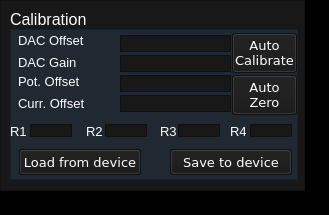
<?xml version="1.0" encoding="UTF-8"?>
<ui version="4.0">
 <class>mainWindow</class>
 <widget class="QMainWindow" name="mainWindow">
  <property name="geometry">
   <rect>
    <x>0</x>
    <y>0</y>
    <width>329</width>
    <height>215</height>
   </rect>
  </property>
  <property name="minimumSize">
   <size>
    <width>329</width>
    <height>215</height>
   </size>
  </property>
  <property name="maximumSize">
   <size>
    <width>329</width>
    <height>215</height>
   </size>
  </property>
  <property name="windowTitle">
   <string>Manual Control</string>
  </property>
  <property name="styleSheet">
   <string notr="true">background-color: black;</string>
  </property>
  <widget class="QWidget" name="centralwidget">
   <widget class="QFrame" name="frame">
    <property name="geometry">
     <rect>
      <x>0</x>
      <y>0</y>
      <width>305</width>
      <height>191</height>
     </rect>
    </property>
    <property name="styleSheet">
     <string notr="true">background-color: #181818;</string>
    </property>
    <property name="frameShape">
     <enum>QFrame::StyledPanel</enum>
    </property>
    <property name="frameShadow">
     <enum>QFrame::Raised</enum>
    </property>
    <widget class="QLabel" name="label_10">
     <property name="enabled">
      <bool>true</bool>
     </property>
     <property name="geometry">
      <rect>
       <x>10</x>
       <y>10</y>
       <width>109</width>
       <height>19</height>
      </rect>
     </property>
     <property name="font">
      <font>
       <pointsize>12</pointsize>
       <weight>50</weight>
       <italic>false</italic>
       <bold>false</bold>
      </font>
     </property>
     <property name="styleSheet">
      <string notr="true">color: rgb(254, 253, 255);
font: 12pt;</string>
     </property>
     <property name="text">
      <string>Calibration</string>
     </property>
     <property name="textFormat">
      <enum>Qt::PlainText</enum>
     </property>
    </widget>
    <widget class="QFrame" name="frame_8">
     <property name="geometry">
      <rect>
       <x>10</x>
       <y>29</y>
       <width>288</width>
       <height>151</height>
      </rect>
     </property>
     <property name="styleSheet">
      <string notr="true">background-color: #202932;</string>
     </property>
     <property name="frameShape">
      <enum>QFrame::StyledPanel</enum>
     </property>
     <property name="frameShadow">
      <enum>QFrame::Raised</enum>
     </property>
     <widget class="QLabel" name="dac_offset_label">
      <property name="geometry">
       <rect>
        <x>8</x>
        <y>4</y>
        <width>74</width>
        <height>14</height>
       </rect>
      </property>
      <property name="font">
       <font>
        <pointsize>10</pointsize>
        <weight>50</weight>
        <italic>false</italic>
        <bold>false</bold>
       </font>
      </property>
      <property name="styleSheet">
       <string notr="true">color: rgb(254, 253, 255);
font: 10pt;</string>
      </property>
      <property name="text">
       <string>DAC Offset</string>
      </property>
      <property name="textFormat">
       <enum>Qt::PlainText</enum>
      </property>
     </widget>
     <widget class="QLabel" name="dac_gain_label">
      <property name="geometry">
       <rect>
        <x>8</x>
        <y>26</y>
        <width>65</width>
        <height>14</height>
       </rect>
      </property>
      <property name="font">
       <font>
        <pointsize>10</pointsize>
        <weight>50</weight>
        <italic>false</italic>
        <bold>false</bold>
       </font>
      </property>
      <property name="styleSheet">
       <string notr="true">color: rgb(254, 253, 255);
font: 10pt;</string>
      </property>
      <property name="text">
       <string>DAC Gain</string>
      </property>
      <property name="textFormat">
       <enum>Qt::PlainText</enum>
      </property>
     </widget>
     <widget class="QLabel" name="pot_offset_label">
      <property name="geometry">
       <rect>
        <x>8</x>
        <y>45</y>
        <width>82</width>
        <height>14</height>
       </rect>
      </property>
      <property name="font">
       <font>
        <pointsize>10</pointsize>
        <weight>50</weight>
        <italic>false</italic>
        <bold>false</bold>
       </font>
      </property>
      <property name="styleSheet">
       <string notr="true">color: rgb(254, 253, 255);
font: 10pt;</string>
      </property>
      <property name="text">
       <string>Pot. Offset</string>
      </property>
      <property name="textFormat">
       <enum>Qt::PlainText</enum>
      </property>
     </widget>
     <widget class="QLabel" name="curr_offset_label">
      <property name="geometry">
       <rect>
        <x>8</x>
        <y>67</y>
        <width>90</width>
        <height>14</height>
       </rect>
      </property>
      <property name="font">
       <font>
        <pointsize>10</pointsize>
        <weight>50</weight>
        <italic>false</italic>
        <bold>false</bold>
       </font>
      </property>
      <property name="styleSheet">
       <string notr="true">color: rgb(254, 253, 255);
font: 10pt;</string>
      </property>
      <property name="text">
       <string>Curr. Offset</string>
      </property>
      <property name="textFormat">
       <enum>Qt::PlainText</enum>
      </property>
     </widget>
     <widget class="QFrame" name="frame_9">
      <property name="geometry">
       <rect>
        <x>110</x>
        <y>6</y>
        <width>111</width>
        <height>17</height>
       </rect>
      </property>
      <property name="styleSheet">
       <string notr="true">background-color: #181818;
border-color: &quot;Solid&quot;;</string>
      </property>
      <property name="frameShape">
       <enum>QFrame::StyledPanel</enum>
      </property>
      <property name="frameShadow">
       <enum>QFrame::Raised</enum>
      </property>
      <widget class="QLineEdit" name="dac_offset_input">
       <property name="geometry">
        <rect>
         <x>0</x>
         <y>0</y>
         <width>111</width>
         <height>17</height>
        </rect>
       </property>
       <property name="styleSheet">
        <string notr="true">color: rgb(255, 255, 255);</string>
       </property>
      </widget>
     </widget>
     <widget class="QFrame" name="frame_10">
      <property name="geometry">
       <rect>
        <x>110</x>
        <y>46</y>
        <width>111</width>
        <height>17</height>
       </rect>
      </property>
      <property name="styleSheet">
       <string notr="true">background-color: #181818;
border-color: &quot;Solid&quot;;</string>
      </property>
      <property name="frameShape">
       <enum>QFrame::StyledPanel</enum>
      </property>
      <property name="frameShadow">
       <enum>QFrame::Raised</enum>
      </property>
      <widget class="QLineEdit" name="pot_offset_input">
       <property name="geometry">
        <rect>
         <x>0</x>
         <y>0</y>
         <width>111</width>
         <height>17</height>
        </rect>
       </property>
       <property name="styleSheet">
        <string notr="true">color: rgb(255, 255, 255);</string>
       </property>
      </widget>
     </widget>
     <widget class="QFrame" name="frame_11">
      <property name="geometry">
       <rect>
        <x>110</x>
        <y>26</y>
        <width>111</width>
        <height>17</height>
       </rect>
      </property>
      <property name="styleSheet">
       <string notr="true">background-color: #181818;
border-color: &quot;Solid&quot;;</string>
      </property>
      <property name="frameShape">
       <enum>QFrame::StyledPanel</enum>
      </property>
      <property name="frameShadow">
       <enum>QFrame::Raised</enum>
      </property>
      <widget class="QLineEdit" name="dac_gain_input">
       <property name="geometry">
        <rect>
         <x>0</x>
         <y>0</y>
         <width>111</width>
         <height>17</height>
        </rect>
       </property>
       <property name="styleSheet">
        <string notr="true">color: rgb(255, 255, 255);</string>
       </property>
      </widget>
     </widget>
     <widget class="QFrame" name="frame_12">
      <property name="geometry">
       <rect>
        <x>110</x>
        <y>66</y>
        <width>111</width>
        <height>17</height>
       </rect>
      </property>
      <property name="styleSheet">
       <string notr="true">background-color: #181818;
border-color: &quot;Solid&quot;;</string>
      </property>
      <property name="frameShape">
       <enum>QFrame::StyledPanel</enum>
      </property>
      <property name="frameShadow">
       <enum>QFrame::Raised</enum>
      </property>
      <widget class="QLineEdit" name="curr_offset_input">
       <property name="geometry">
        <rect>
         <x>0</x>
         <y>0</y>
         <width>111</width>
         <height>17</height>
        </rect>
       </property>
       <property name="styleSheet">
        <string notr="true">color: rgb(255, 255, 255);</string>
       </property>
      </widget>
     </widget>
     <widget class="QLabel" name="label_15">
      <property name="geometry">
       <rect>
        <x>0</x>
        <y>95</y>
        <width>16</width>
        <height>14</height>
       </rect>
      </property>
      <property name="font">
       <font>
        <pointsize>10</pointsize>
        <weight>50</weight>
        <italic>false</italic>
        <bold>false</bold>
       </font>
      </property>
      <property name="styleSheet">
       <string notr="true">color: rgb(254, 253, 255);
font: 10pt;</string>
      </property>
      <property name="text">
       <string>R1</string>
      </property>
      <property name="textFormat">
       <enum>Qt::PlainText</enum>
      </property>
     </widget>
     <widget class="QLabel" name="label_16">
      <property name="geometry">
       <rect>
        <x>76</x>
        <y>95</y>
        <width>16</width>
        <height>14</height>
       </rect>
      </property>
      <property name="font">
       <font>
        <pointsize>10</pointsize>
        <weight>50</weight>
        <italic>false</italic>
        <bold>false</bold>
       </font>
      </property>
      <property name="styleSheet">
       <string notr="true">color: rgb(254, 253, 255);
font: 10pt;</string>
      </property>
      <property name="text">
       <string>R2</string>
      </property>
      <property name="textFormat">
       <enum>Qt::PlainText</enum>
      </property>
     </widget>
     <widget class="QLabel" name="label_17">
      <property name="geometry">
       <rect>
        <x>150</x>
        <y>95</y>
        <width>16</width>
        <height>14</height>
       </rect>
      </property>
      <property name="font">
       <font>
        <pointsize>10</pointsize>
        <weight>50</weight>
        <italic>false</italic>
        <bold>false</bold>
       </font>
      </property>
      <property name="styleSheet">
       <string notr="true">color: rgb(254, 253, 255);
font: 10pt;</string>
      </property>
      <property name="text">
       <string>R3</string>
      </property>
      <property name="textFormat">
       <enum>Qt::PlainText</enum>
      </property>
     </widget>
     <widget class="QFrame" name="frame_13">
      <property name="geometry">
       <rect>
        <x>20</x>
        <y>95</y>
        <width>42</width>
        <height>13</height>
       </rect>
      </property>
      <property name="styleSheet">
       <string notr="true">background-color: #181818;
border-color: &quot;Solid&quot;;</string>
      </property>
      <property name="frameShape">
       <enum>QFrame::StyledPanel</enum>
      </property>
      <property name="frameShadow">
       <enum>QFrame::Raised</enum>
      </property>
      <widget class="QLineEdit" name="r1">
       <property name="geometry">
        <rect>
         <x>0</x>
         <y>0</y>
         <width>42</width>
         <height>13</height>
        </rect>
       </property>
       <property name="styleSheet">
        <string notr="true">color: rgb(255, 255, 255);
font: 8pt &quot;Ubuntu&quot;;</string>
       </property>
      </widget>
     </widget>
     <widget class="QFrame" name="frame_14">
      <property name="geometry">
       <rect>
        <x>168</x>
        <y>95</y>
        <width>42</width>
        <height>13</height>
       </rect>
      </property>
      <property name="styleSheet">
       <string notr="true">background-color: #181818;
border-color: &quot;Solid&quot;;</string>
      </property>
      <property name="frameShape">
       <enum>QFrame::StyledPanel</enum>
      </property>
      <property name="frameShadow">
       <enum>QFrame::Raised</enum>
      </property>
      <widget class="QLineEdit" name="r3">
       <property name="geometry">
        <rect>
         <x>0</x>
         <y>0</y>
         <width>42</width>
         <height>13</height>
        </rect>
       </property>
       <property name="styleSheet">
        <string notr="true">color: rgb(255, 255, 255);
font: 8pt &quot;Ubuntu&quot;;</string>
       </property>
      </widget>
     </widget>
     <widget class="QFrame" name="frame_15">
      <property name="geometry">
       <rect>
        <x>95</x>
        <y>95</y>
        <width>42</width>
        <height>13</height>
       </rect>
      </property>
      <property name="styleSheet">
       <string notr="true">background-color: #181818;
border-color: &quot;Solid&quot;;</string>
      </property>
      <property name="frameShape">
       <enum>QFrame::StyledPanel</enum>
      </property>
      <property name="frameShadow">
       <enum>QFrame::Raised</enum>
      </property>
      <widget class="QLineEdit" name="r2">
       <property name="geometry">
        <rect>
         <x>0</x>
         <y>0</y>
         <width>42</width>
         <height>13</height>
        </rect>
       </property>
       <property name="styleSheet">
        <string notr="true">color: rgb(255, 255, 255);
font: 8pt &quot;Ubuntu&quot;;</string>
       </property>
      </widget>
     </widget>
     <widget class="QPushButton" name="save_to_device">
      <property name="geometry">
       <rect>
        <x>160</x>
        <y>120</y>
        <width>122</width>
        <height>26</height>
       </rect>
      </property>
      <property name="font">
       <font>
        <family>DejaVu Sans</family>
        <pointsize>10</pointsize>
       </font>
      </property>
      <property name="autoFillBackground">
       <bool>false</bool>
      </property>
      <property name="styleSheet">
       <string notr="true">background-color: #181818;
border-color: &quot;Solid&quot;;
color:white</string>
      </property>
      <property name="text">
       <string>Save to device</string>
      </property>
      <property name="autoDefault">
       <bool>false</bool>
      </property>
     </widget>
     <widget class="QPushButton" name="load_from_device">
      <property name="geometry">
       <rect>
        <x>9</x>
        <y>120</y>
        <width>122</width>
        <height>26</height>
       </rect>
      </property>
      <property name="font">
       <font>
        <family>DejaVu Sans</family>
        <pointsize>10</pointsize>
       </font>
      </property>
      <property name="autoFillBackground">
       <bool>false</bool>
      </property>
      <property name="styleSheet">
       <string notr="true">background-color: #181818;
border-color: &quot;Solid&quot;;
color:white</string>
      </property>
      <property name="text">
       <string>Load from device</string>
      </property>
      <property name="autoDefault">
       <bool>false</bool>
      </property>
     </widget>
     <widget class="QPushButton" name="auto_calibrate">
      <property name="geometry">
       <rect>
        <x>222</x>
        <y>4</y>
        <width>65</width>
        <height>40</height>
       </rect>
      </property>
      <property name="font">
       <font>
        <family>DejaVu Sans</family>
        <pointsize>10</pointsize>
       </font>
      </property>
      <property name="autoFillBackground">
       <bool>false</bool>
      </property>
      <property name="styleSheet">
       <string notr="true">background-color: #181818;
border-color: &quot;Solid&quot;;
color:white</string>
      </property>
      <property name="text">
       <string>Auto
Calibrate</string>
      </property>
      <property name="autoDefault">
       <bool>false</bool>
      </property>
     </widget>
     <widget class="QPushButton" name="auto_zero">
      <property name="geometry">
       <rect>
        <x>222</x>
        <y>46</y>
        <width>65</width>
        <height>40</height>
       </rect>
      </property>
      <property name="font">
       <font>
        <family>DejaVu Sans</family>
        <pointsize>10</pointsize>
       </font>
      </property>
      <property name="autoFillBackground">
       <bool>false</bool>
      </property>
      <property name="styleSheet">
       <string notr="true">background-color: #181818;
border-color: &quot;Solid&quot;;
color:white</string>
      </property>
      <property name="text">
       <string>Auto
Zero</string>
      </property>
      <property name="autoDefault">
       <bool>false</bool>
      </property>
     </widget>
     <widget class="QFrame" name="frame_16">
      <property name="geometry">
       <rect>
        <x>240</x>
        <y>95</y>
        <width>42</width>
        <height>13</height>
       </rect>
      </property>
      <property name="styleSheet">
       <string notr="true">background-color: #181818;
border-color: &quot;Solid&quot;;</string>
      </property>
      <property name="frameShape">
       <enum>QFrame::StyledPanel</enum>
      </property>
      <property name="frameShadow">
       <enum>QFrame::Raised</enum>
      </property>
      <widget class="QLineEdit" name="r4">
       <property name="geometry">
        <rect>
         <x>0</x>
         <y>0</y>
         <width>42</width>
         <height>13</height>
        </rect>
       </property>
       <property name="styleSheet">
        <string notr="true">color: rgb(255, 255, 255);
font: 8pt &quot;Ubuntu&quot;;</string>
       </property>
      </widget>
     </widget>
     <widget class="QLabel" name="label_18">
      <property name="geometry">
       <rect>
        <x>220</x>
        <y>95</y>
        <width>16</width>
        <height>14</height>
       </rect>
      </property>
      <property name="font">
       <font>
        <pointsize>10</pointsize>
        <weight>50</weight>
        <italic>false</italic>
        <bold>false</bold>
       </font>
      </property>
      <property name="styleSheet">
       <string notr="true">color: rgb(254, 253, 255);
font: 10pt;</string>
      </property>
      <property name="text">
       <string>R4</string>
      </property>
      <property name="textFormat">
       <enum>Qt::PlainText</enum>
      </property>
     </widget>
    </widget>
   </widget>
  </widget>
  <widget class="QStatusBar" name="statusbar"/>
 </widget>
 <resources/>
 <connections/>
</ui>
